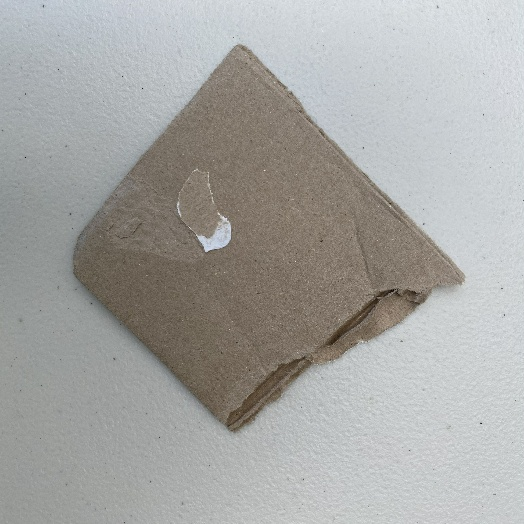
#> input picture backup_final_dataset/test/cardboard/Cardboard_413.jpg, 524 x 524 px, given as the content of the folder final_dataset/train/cardboard_clean, which was not available
$ python create_contamination.py
#> lines starting #> are read from the running program, lines starting #| are printed output that depends on the picture; after the words box and inside, x2 and y2 are one past the last pixel; in counts of white or black regions, pixels touching at a corner belong together; pictures that were not available may be replaced by others from this repository, and a replacement may not be noted
#> in create_contaminated_version, image is the input picture: shape (524, 524, 3); mean B, G, R 163.8, 166.1, 166.2
import cv2
import numpy as np
import os
from pathlib import Path
import shutil

def add_dirt_spots(image, num_spots=15, intensity=0.6):
    """Add dirty spots to simulate food residue/stains"""
#> called with num_spots = 12, intensity = 0.5
    contaminated = image.copy()
    height, width = image.shape[:2]
#> height = 524; width = 524

    for _ in range(num_spots):
        # Random position and size
        x = np.random.randint(0, width)
        y = np.random.randint(0, height)
        radius = np.random.randint(10, 40)

        # Brown/yellow/gray colors for contamination
        color_options = [
            (50, 70, 30),    # Dark brown (food residue)
            (40, 90, 100),   # Yellow-brown (grease)
            (60, 60, 60),    # Gray (dirt)
            (30, 50, 80)     # Orange-brown (rust/stains)
        ]
        color = color_options[np.random.randint(0, len(color_options))]

        # Create soft edges with Gaussian blur
        overlay = contaminated.copy()
        cv2.circle(overlay, (x, y), radius, color, -1)
        contaminated = cv2.addWeighted(contaminated, 1-intensity*0.3, overlay, intensity*0.3, 0)
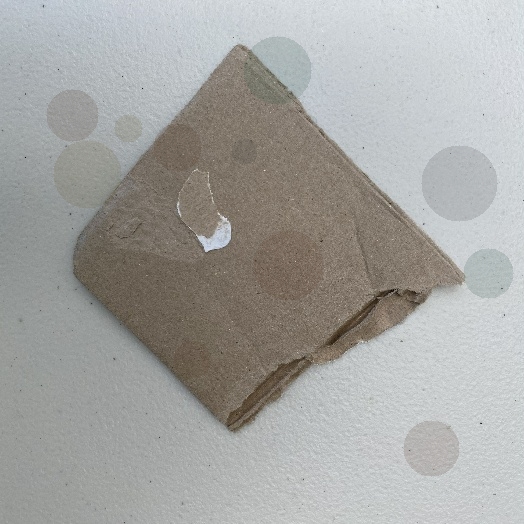
#> contaminated: shape (524, 524, 3); mean B, G, R 162, 164.7, 164.8

    return contaminated

def add_texture_noise(image, intensity=0.3):
    """Add grainy texture to simulate dirt"""
    noise = np.random.randint(-30, 30, image.shape, dtype=np.int16)
    noisy = np.clip(image.astype(np.int16) + noise * intensity, 0, 255).astype(np.uint8)
    return noisy

def add_liquid_stain(image, intensity=0.5):
    """Simulate liquid spills"""
#> called with intensity = 0.4
    contaminated = image.copy()
    height, width = image.shape[:2]
#> height = 524; width = 524

    # Create irregular stain shape
    center_x = np.random.randint(width//4, 3*width//4)
#> center_x = 236
    center_y = np.random.randint(height//4, 3*height//4)
#> center_y = 173

    # Create mask for irregular stain
    mask = np.zeros((height, width), dtype=np.uint8)
    for _ in range(5):
        x = center_x + np.random.randint(-50, 50)
        y = center_y + np.random.randint(-50, 50)
        radius = np.random.randint(30, 80)
        cv2.circle(mask, (x, y), radius, 255, -1)
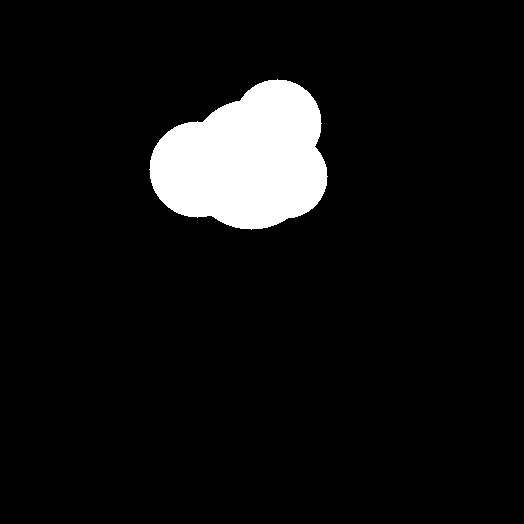
#> mask: shape (524, 524); 7% white; 1 white region, box (x1, y1, x2, y2) and area: (149, 79, 328, 230) 19295

    # Blur for realistic edges
    mask = cv2.GaussianBlur(mask, (51, 51), 0)
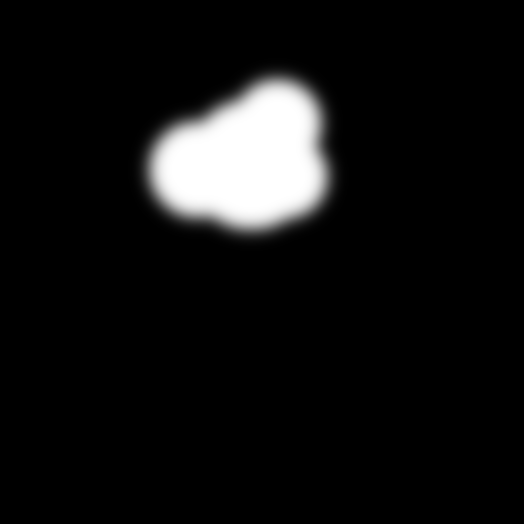
#> mask: shape (524, 524); min 0, max 255, mean 17.9

    # Apply brownish/yellowish tint
    stain_color = np.array([40, 80, 90], dtype=np.uint8)
    stain = np.zeros_like(contaminated)
    stain[:] = stain_color

    # Blend
    mask_3channel = cv2.cvtColor(mask, cv2.COLOR_GRAY2BGR) / 255.0
    contaminated = (contaminated * (1 - mask_3channel * intensity) +
                   stain * mask_3channel * intensity).astype(np.uint8)
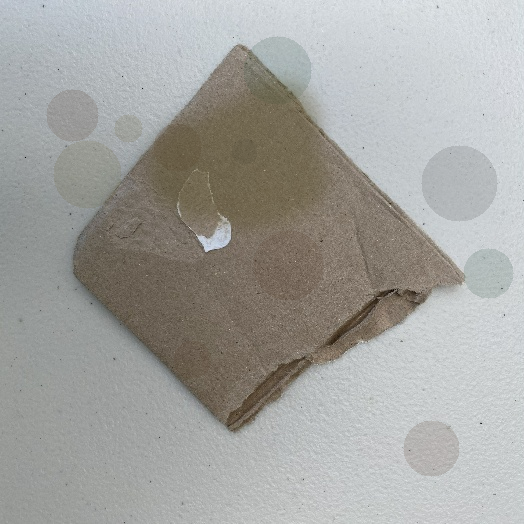
#> contaminated: shape (524, 524, 3); mean B, G, R 160, 163.4, 163.6

    return contaminated

def create_contaminated_version(image_path, contamination_level='moderate'):
    """Apply multiple contamination effects"""
    image = cv2.imread(image_path)
    if image is None:
        return None

    contaminated = image.copy()

    if contamination_level == 'light':
        contaminated = add_dirt_spots(contaminated, num_spots=5, intensity=0.3)
        contaminated = add_texture_noise(contaminated, intensity=0.2)

    elif contamination_level == 'moderate':
        contaminated = add_dirt_spots(contaminated, num_spots=12, intensity=0.5)
        contaminated = add_liquid_stain(contaminated, intensity=0.4)
        contaminated = add_texture_noise(contaminated, intensity=0.3)

    elif contamination_level == 'heavy':
        contaminated = add_dirt_spots(contaminated, num_spots=20, intensity=0.7)
        contaminated = add_liquid_stain(contaminated, intensity=0.6)
        contaminated = add_texture_noise(contaminated, intensity=0.4)
        # Add extra large stain
        contaminated = add_liquid_stain(contaminated, intensity=0.5)

    return contaminated

def process_dataset(base_dir='final_dataset'):
    """
    Process entire dataset:
    1. Rename existing folders to *_clean
    2. Create contaminated versions
    """

    categories_to_process = ['cardboard', 'glass', 'metal', 'paper', 'plastic']

    for split in ['train', 'val', 'test']:
        split_path = os.path.join(base_dir, split)

        print(f"\n{'='*50}")
        print(f"Processing {split.upper()} set...")
        print(f"{'='*50}")

        for category in categories_to_process:
            original_folder = os.path.join(split_path, category)
            clean_folder = os.path.join(split_path, f'{category}_clean')
            contaminated_folder = os.path.join(split_path, f'{category}_contaminated')

            if not os.path.exists(original_folder):
                print(f"⚠️  Skipping {category} - folder not found")
                continue

            # Step 1: Rename original folder to *_clean
            if os.path.exists(clean_folder):
                print(f"✓ {category}_clean already exists")
            else:
                os.rename(original_folder, clean_folder)
                print(f"✓ Renamed {category} → {category}_clean")

            # Step 2: Create contaminated folder
            os.makedirs(contaminated_folder, exist_ok=True)

            # Step 3: Process images
            clean_images = [f for f in os.listdir(clean_folder)
                          if f.lower().endswith(('.jpg', '.jpeg', '.png'))]

            print(f"  Creating contaminated versions for {len(clean_images)} images...")

            for i, img_name in enumerate(clean_images):
                clean_path = os.path.join(clean_folder, img_name)

                # Randomly choose contamination level
                level = np.random.choice(['light', 'moderate', 'heavy'],
                                        p=[0.3, 0.5, 0.2])

                contaminated_img = create_contaminated_version(clean_path, level)

                if contaminated_img is not None:
                    # Save with prefix indicating contamination level
                    new_name = f'cont_{level}_{img_name}'
                    save_path = os.path.join(contaminated_folder, new_name)
                    cv2.imwrite(save_path, contaminated_img)

                # Progress indicator
                if (i + 1) % 50 == 0:
                    print(f"    Progress: {i+1}/{len(clean_images)} images processed")

            print(f"✓ {category}: {len(clean_images)} contaminated images created")

    print("\n" + "="*50)
    print("✅ CONTAMINATION GENERATION COMPLETE!")
    print("="*50)

    # Print final summary
    print("\nFINAL DATASET STRUCTURE:")
    for split in ['train', 'val', 'test']:
        print(f"\n{split.upper()}:")
        split_path = os.path.join(base_dir, split)
        for folder in sorted(os.listdir(split_path)):
            folder_path = os.path.join(split_path, folder)
            if os.path.isdir(folder_path):
                count = len([f for f in os.listdir(folder_path)
                           if f.lower().endswith(('.jpg', '.jpeg', '.png'))])
                print(f"  {folder}: {count} images")

# Run the script
if __name__ == "__main__":
    print("🚀 Starting contamination generation...")
    print("This will:")
    print("1. Rename your existing folders to *_clean")
    print("2. Create *_contaminated folders with synthetic contamination")
    print("\nPress Ctrl+C within 5 seconds to cancel...")

    import time
    time.sleep(5)

    process_dataset('final_dataset')

    print("\n✅ Done! Your dataset now has contamination detection capability.")
